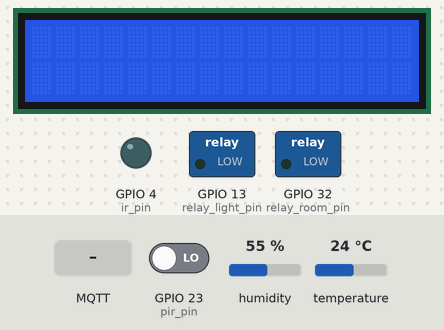
Recording of a sketch running on a simulated ESP32. On the bench: 16×2 character LCD, switched loads named in the sketch (green lamp = pin HIGH), output pins drawn as LEDs (lit = HIGH). Inputs (shaded band) come from the test bench; at power-on: GPIO 23 (pir_pin) LOW, temperature 24 °C, humidity 55 %. WiFi joins after 1.5 s; servers stay silent unless stated; random numbers use the default seed unless the sketch sets one; no MQTT or app messages arrive unless stated; what the sketch prints to the serial monitor is not drawn.

Above: at 1.2 s.
1.3 s: GPIO 23 (pir_pin) driven HIGH
At 3.1 s:
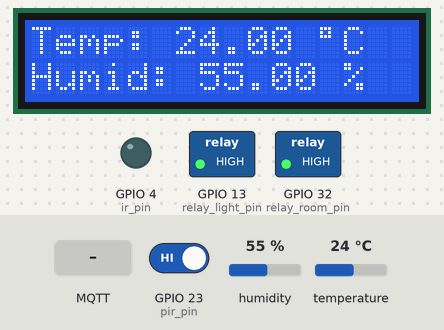
3.8 s: MQTT message "SafetyMode" arrives on the first subscribed topic
At 5.3 s:
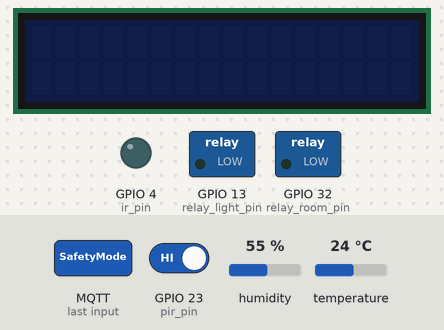
5.6 s: MQTT message "WorkingMode" arrives on the first subscribed topic
At 7.2 s:
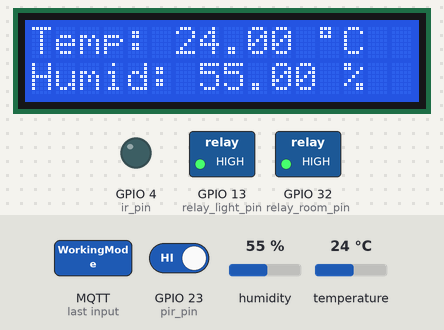
7.5 s: temperature set to 29.6 °C
At 7.9 s:
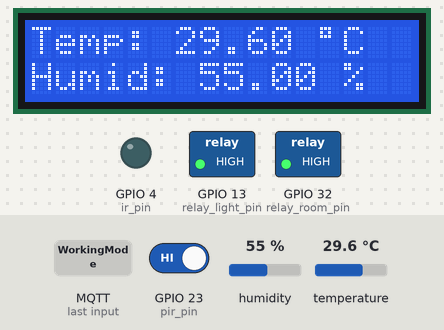
9.0 s: temperature set to 30.8 °C
At 10.8 s:
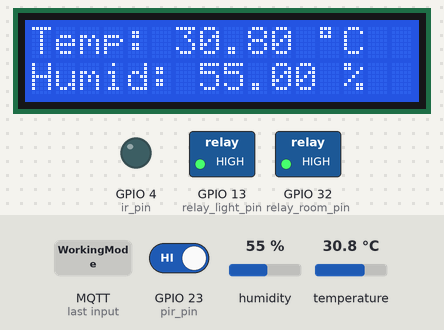
11.1 s: GPIO 23 (pir_pin) driven LOW
At 11.7 s:
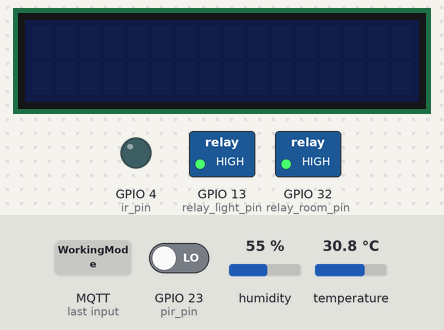
Timing chart, 0 to 17.0 s (numbered marks = the images above; inputs shaded):
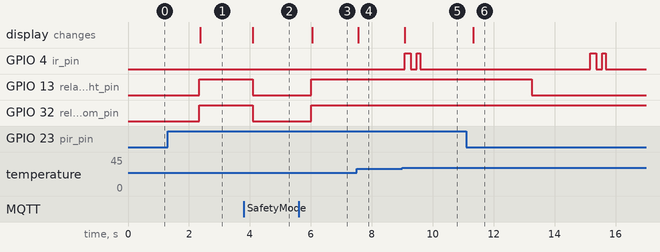

Measured:
- after the input at 1.3 s, GPIO 13 (relay_light_pin): LOW → HIGH after 1.0 s
- after the input at 3.8 s, GPIO 13 (relay_light_pin), GPIO 32 (relay_room_pin): HIGH → LOW after 0.30 s; the display: changes after 0.30 s (image 2)
- after the input at 5.6 s, GPIO 13 (relay_light_pin), GPIO 32 (relay_room_pin): LOW → HIGH after 0.41 s; the display: changes after 0.45 s (image 3)
- after the input at 7.5 s, the display: changes after 0.06 s (image 4)
- after the input at 9.0 s, GPIO 4 (ir_pin): LOW → HIGH after 0.08 s, → LOW 0.20 s later, → HIGH 0.20 s later, → LOW 0.11 s later; the display: changes after 0.08 s (image 5)
- after the input at 11.1 s, GPIO 4 (ir_pin): LOW → HIGH after 4.1 s, → LOW 0.20 s later, → HIGH 0.20 s later, → LOW 0.11 s later; GPIO 13 (relay_light_pin): HIGH → LOW after 2.1 s; the display: changes after 0.22 s (image 6)

The sketch:

main.ino
```cpp
#include "device/my_device.h"

MyDevice *md = NULL;

void setup()
{
    Serial.begin(115200);
    md = new MyDevice();
}

void loop()
{
    md->updateDHT();
    md->Reconnect();
    md->SyncToServer();
    md->ChooseSuitableMode();
}

// Config: https://docs.wokwi.com/vscode/project-config
// Example: https://github.com/wokwi/esp32-ntp-clock

// Text in wokwi: https://wokwi.com/projects/341085054102930004

// Telegram section
//      Telegram token: 6370226403:AAFalsUvcL8HUX592rCplIo4qq4AhxEYo-w
//      Chat id (Việt): 955526463
//      Chat id (Quân): 5011947142
```

device_IR.h
```cpp
#ifndef DEVICE_IR_H
#define DEVICE_IR_H
#include "my_map.h"
#include <vector>

using namespace std;

class DeviceIR
{
    private:
        const int ir_pin = 4;
        int signal[2][2];
        bool isOn;

    public:
        DeviceIR(vector<vector<int>> userSignal)
        {
            for (int i = 0; i < 2; i++)
            {
                signal[i][0] = userSignal[i][0];
                signal[i][1] = userSignal[i][1];
            }

            isOn = 0;

            pinMode(ir_pin, OUTPUT);
        }

        ~DeviceIR(){}

        void TurnOn()
        {
            if (isOn) return;
            isOn = 1;

            for (int i = 0; i < 2; i++)
            {
                digitalWrite(ir_pin, LOW);
                delay(signal[i][0]);
                digitalWrite(ir_pin, HIGH);
                delay(signal[i][1]);
            }

            digitalWrite(ir_pin, LOW);
        }

        void TurnOff()
        {
            if (!isOn) return;
            isOn = 0;

            for (int i = 0; i < 2; i++)
            {
                digitalWrite(ir_pin, LOW);
                delay(signal[i][0]);
                digitalWrite(ir_pin, HIGH);
                delay(signal[i][1]);
            }

            digitalWrite(ir_pin, LOW);
        }
};

#endif
// Src: https://www.instructables.com/How-to-control-your-TV-with-an-Arduino/
```

device_dht.h
```cpp
#ifndef DEVICE_DHT_H
#define DEVICE_DHT_H

#include <DHTesp.h>

class DeviceDHT
{
    private:
        DHTesp dht;
        const int dht_pin = 15;
        TempAndHumidity data;

    public:
        DeviceDHT()
        {
            dht.setup(dht_pin, DHTesp::DHT22);
        }

        ~DeviceDHT(){}

        void Update()
        {
            data = dht.getTempAndHumidity();
        }

        String GetTemperature()
        {
            return String(data.temperature, 2);
        }

        String GetHumid()
        {
            return String(data.humidity, 2);
        }
};

#endif
```

device_mode.h
```cpp
#ifndef DEVICE_MODE_H
#define DEVICE_MODE_H

class DeviceMode
{
    private:
        bool working_mode;
    public:
        DeviceMode()
        {
            working_mode = 1;
        }

        ~DeviceMode(){}

        void UpdateMode(bool val)
        {
            working_mode = val;
        }

        bool GetWorkingMode()
        {
            return working_mode;
        }
};
#endif
```

device_pir.h
```cpp
#ifndef DEVICE_PIR_H
#define DEVICE_PIR_H

class DevicePIR
{
    private:
        const int pir_pin = 23;

    public:
        DevicePIR()
        {
            pinMode(pir_pin, INPUT);
        }

        ~DevicePIR(){}

        bool GetPersonStatus()
        {
            return digitalRead(pir_pin);
        }
};

#endif
```

device_relay.h
```cpp
#ifndef DEVICE_RELAY_H
#define DEVICE_RELAY_H

#include "my_map.h"

using namespace std;

class DeviceRelay
{
    private:
        const int relay_light_pin = 13;
        const int relay_room_pin = 32;
        MyMap<int> m_map;

    public:
        DeviceRelay()
        {
            m_map.Add("light", relay_light_pin);
            m_map.Add("room", relay_room_pin);

            pinMode(relay_light_pin, OUTPUT);
            pinMode(relay_room_pin, OUTPUT);
        }

        ~DeviceRelay(){}

        void On(char* param)
        {
            int pin = m_map.Get(param);
            digitalWrite(pin, HIGH);
        }

        void Off(char* param)
        {
            int pin = m_map.Get(param);
            digitalWrite(pin, LOW);
        }
};

#endif
```

my_device.cpp
```cpp
#include "my_device.h"
#include "device_mode.h"

DeviceMode deviceMode;
void callback(char* topic, byte* message, unsigned int length)
{
    String buffer = "";
    for (int i = 0; i < length; i++) buffer += (char)message[i];
    Serial.println(buffer);

    if (buffer == "WorkingMode") deviceMode.UpdateMode(1);
    if (buffer == "SafetyMode") deviceMode.UpdateMode(0);
}


// ========== [Define methods for MyDevice] ========== //
MyDevice::MyDevice()
{
    ac = new DeviceIR({{1, 203}, {200, 112}});
    fan = new DeviceIR({{1, 112}, {200, 141}});
    tv = new DeviceIR({{1, 141}, {200, 203}});

    dMode = &deviceMode;

    WiFi.mode(WIFI_STA);
    WiFi.begin(ssid, pw, 6);

    client = new PubSubClient(MQTTServer, 1883, callback, espClient);

    DoOnceSafetyMode = DoOnceWorkingMode = 0;
    SendWarningMessage = 0;

    lastTimeInRoom = 2e+9;

    lastReconnectWifiTime = 0;
    lastReconnectMQTTTime = 0;
    lastReconnectCloudTime = 0;

    isReconnectWifi = 1;
    isReconnectMQTT = 1;
    isReconnectCloud = 1;
}

MyDevice::~MyDevice()
{
    delete ac;
    delete fan;
    delete tv;

    delete client;
}

const char* MyDevice::GetChannel(String param)
{
    return (main_channel + param).c_str();
}

void MyDevice::UpdateReconnectStatus()
{
    if (long(millis()) - lastReconnectWifiTime > 300000) isReconnectWifi = 1;
    if (long(millis()) - lastReconnectMQTTTime > 300000) isReconnectMQTT = 1;
    if (long(millis()) - lastReconnectCloudTime > 300000) isReconnectCloud = 1;
}

void MyDevice::ReconnectWifi()
{
    if (WiFi.status() == WL_CONNECTED || !isReconnectWifi) return;

    long startTime = millis();

    WiFi.begin(ssid, pw, 6);
    Serial.print("Connecting to WiFi... ");
    while (WiFi.status() != WL_CONNECTED)
    {
        if (long(millis()) - startTime > 300000)    // 5 mins
        {
            Serial.println("Timeout Wifi!");
            isReconnectWifi = 0;
            lastReconnectWifiTime = millis();
            return;
        }

        delay(1000);
    }
    Serial.println("Connected!");
}

void MyDevice::ReconnectMQTT()
{
    if (!isReconnectWifi || !isReconnectMQTT) return;
    long startTime = millis();

    String clientId = "ESP32Client-" + String(random(0xffff), HEX);

    while (!client->connected())
    {
        if (long(millis()) - startTime > 300000)
        {
            Serial.println("Timeout MQTT!");
            lastReconnectMQTTTime = millis();
            isReconnectMQTT = 0;
            return;
        }

        Serial.print("Connecting to MQTT server... ");
        if (client->connect(clientId.c_str()))
        {
            Serial.println("Connected!");
            client->subscribe(GetChannel("setmode"));
        }
        else
        {
            Serial.println("Failed!");
            delay(5000);
        }
    }
}

void MyDevice::Reconnect()
{
    UpdateReconnectStatus();
    ReconnectWifi();
    ReconnectMQTT();

    client->loop();
}

void MyDevice::Sync(String param, String value)
{
   client->publish(GetChannel(param), value.c_str());
}

void MyDevice::SendRequestCloud(String param)
{
    if (!isReconnectWifi || !isReconnectCloud) return;

    WiFiClient HttpClient;
    long startTime = millis();

    while (!HttpClient.connect(CloudServer, 80))
    {
        if (long(millis()) - startTime > 300000)
        {
            Serial.println("Timeout Cloud!");
            lastReconnectCloudTime = millis();
            isReconnectCloud = 0;
            return;
        }

        Serial.print("Connecting to cloud... ");
        delay(1000);

        if (HttpClient.connected()) Serial.print("Connected!");
    }

    HttpClient.print(String("GET /update?api_key=XLGHYLZHYRSMC4JJ") + param + " HTTP/1.1\r\n" +
                    "Host: api.thingspeak.com \r\n" +
                    "Connection: close\r\n\r\n");
}

void MyDevice::SyncToServer()
{
    if (!isReconnectWifi) return;

    Sync("temperature", dht.GetTemperature());
    Sync("humid", dht.GetHumid());
    SendRequestCloud("&field1=" + String(dMode->GetWorkingMode())+ "&field2=" + dht.GetTemperature() + "&field3=" + dht.GetHumid());
}

// ========== [Call another device's function] ========== //
// DHT
void MyDevice::updateDHT()
{
    dht.Update();
}

// LCD
void MyDevice::lcdOn()
{
    lcd.On();
}

void MyDevice::lcdOff()
{
    lcd.Off();
}

void MyDevice::lcdPrint()
{
    dht.Update();
    lcd.Print(dht.GetTemperature(), dht.GetHumid());
}

// Relay
void MyDevice::relayOn(char* param)
{
    relay.On(param);
}

void MyDevice::relayOff(char* param)
{
    relay.Off(param);
}

// =============== [Handle Mode] =============== //
// Choose suitable mode
void MyDevice::ChooseSuitableMode()
{
    if (dMode->GetWorkingMode()) HandleWorkingMode();
    else HandleSafetyMode();
}


// Working Mode
void MyDevice::HandleWorkingMode()
{
    if (!DoOnceWorkingMode)
    {
        DoOnceSafetyMode = SendWarningMessage = 0;

        // Sync Current Mode
        Sync("currentmode", "1");

        // Turn on room's electricity
        relayOn((char*) "room");

        DoOnceWorkingMode = 1;
    }

    if (pir.GetPersonStatus())
    {
        relayOn((char*) "light");
        lcdOn();
        lcdPrint();

        if (dht.GetTemperature().toFloat() > 30) ac->TurnOn();
        lastTimeInRoom = millis();
    } else
    {
        lcdOff();
        if (long(millis()) - lastTimeInRoom > 2000) // 2 mins but set to 2 secs for testing
        {
           relayOff((char*) "light");
           //if tv, fan are turned on, the ir will shine
           tv->TurnOff();
           fan->TurnOff();
        }


        if (long(millis()) - lastTimeInRoom > 4000) // 30 mins but set to 4 secs for testing
        {
            //ac are turned on, the ir will shine
            ac->TurnOff();
        }

    }
}


// Safety Mode
void MyDevice::HandleSafetyMode()
{
    if (pir.GetPersonStatus() && !SendWarningMessage)
    {
        Sync("warning", "1");
        SendWarningMessage = 1;
    }

    if (!DoOnceSafetyMode)
    {
        DoOnceWorkingMode = 0;

        // Sync Current Mode
        Sync("currentmode", "0");

        // Turn off electric devices
        tv->TurnOff();
        fan->TurnOff();
        ac->TurnOff();

        // Turn off light and room's electricity
        relayOff((char*) "light");
        relayOff((char*) "room");

        // Turn off LCD
        lcdOff();

        DoOnceSafetyMode = 1;
    }
}
```

my_device.h
```cpp
#ifndef MY_DEVICE_H
#define MY_DEVICE_H

#include "device_dht.h"
#include "device_lcd.h"
#include "device_pir.h"
#include "device_relay.h"
#include "device_IR.h"
#include "device_mode.h"
#include <PubSubClient.h>
#include <WiFi.h>

class MyDevice
{
    private:
        DeviceDHT dht;
        DeviceLCD lcd;
        DevicePIR pir;
        DeviceRelay relay;
        DeviceIR *ac;
        DeviceIR *tv;
        DeviceIR *fan;

        DeviceMode* dMode;

        const char* MQTTServer = "broker.emqx.io";
        const char* CloudServer = "api.thingspeak.com";
        const String main_channel = "/GDrpD2J3jxvzQEy7vGOn/";
        WiFiClient espClient;
        PubSubClient *client;

        const String ssid = "Wokwi-GUEST";
        const String pw = "";

        bool DoOnceSafetyMode;
        bool DoOnceWorkingMode;
        bool SendWarningMessage;

        long lastTimeInRoom;

        long lastReconnectWifiTime;
        long lastReconnectMQTTTime;
        long lastReconnectCloudTime;

        bool isReconnectWifi;
        bool isReconnectMQTT;
        bool isReconnectCloud;
    public:
        MyDevice();
        ~MyDevice();

        const char* GetChannel(String param);
        void ReconnectWifi();
        void ReconnectMQTT();
        void Reconnect();
        void UpdateReconnectStatus();
        void Sync(String param, String value);

        void SendRequestCloud(String param);
        void SyncToServer();

        // DHT
        void updateDHT();
        // LCD
        void lcdOn();
        void lcdOff();
        void lcdPrint();

        // Relay
        void relayOn(char* param);
        void relayOff(char* param);

        // Mode [0: Safety Mode, 1: Working Mode]
        void ChooseSuitableMode();
        void HandleSafetyMode();
        void HandleWorkingMode();
};


#endif
```

my_map.h
```cpp
#ifndef MY_MAP_H
#define MY_MAP_H

#include <vector>
using namespace std;

template <typename custom>
class MyMap
{
    private:
        vector<String> m_keys;
        vector<custom> m_values;
    public:
        MyMap()
        {
            m_keys.clear();
            m_values.clear();
        }

        ~MyMap()
        {
            m_keys.clear();
            m_values.clear();
        }

        void Add(String key, custom value)
        {
            m_keys.push_back(key);
            m_values.push_back(value);
        }

        custom Get(String key)
        {
            int i = 0;
            for ( ; i < m_keys.size(); i++) if (m_keys[i] == key) break;
            return m_values[i];
        }
};

#endif
// Notice: 'map' is already appeared in Arduino
```

device_lcd.h
```cpp
#ifndef DEVICE_LCD_H
#define DEVICE_LCD_H

#include <LiquidCrystal_I2C.h>

class DeviceLCD
{
    private:
        LiquidCrystal_I2C lcd = LiquidCrystal_I2C(0x27, 16, 2);

    public:
        DeviceLCD()
        {
            lcd.init();
            lcd.backlight();
        }

        ~DeviceLCD(){}

        void On()
        {
            lcd.backlight();
            lcd.display();
        }

        void Off()
        {
            lcd.noBacklight();
            lcd.noDisplay();
        }

        void Print(String temperature, String humid)
        {
            lcd.setCursor(0, 0);
            lcd.print("Temp: " + temperature + " " + String(char(223)) + "C ");
            lcd.setCursor(0, 1);
            lcd.print("Humid: " + humid + " % ");
        }
};

#endif
// Default pin SDA, SCL
// Src: https://github.com/espressif/arduino-esp32/blob/master/variants/nano32/pins_arduino.h

// The way to turn on/off LCD
// Src: https://github.com/fdebrabander/Arduino-LiquidCrystal-I2C-library/blob/master/LiquidCrystal_I2C.h

// Special character
// Src: https://docs.wokwi.com/parts/wokwi-lcd1602
```
